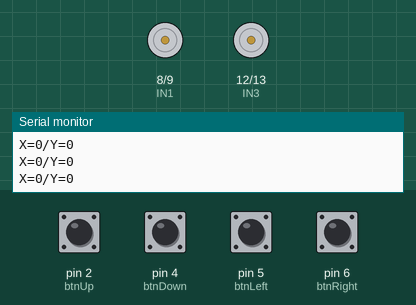
The sketch below on a simulated Arduino Uno, built with avr-gcc and run on an emulated ATmega328P. Shown: motor-driver pin pairs drawn as motors (green arrow = first pin HIGH = forward, orange = second pin HIGH = backward, longer = more drive, scaled by the enable pin), the last lines printed to the serial monitor. Inputs (shaded band) come from the test bench; at power-on: pin 2 (btnUp), pin 4 (btnDown), pin 5 (btnLeft), pin 6 (btnRight) LOW.

Above: at 1.2 s.
1.3 s: pin 2 (btnUp) pulled HIGH for 0.15 s
At 1.38 s:
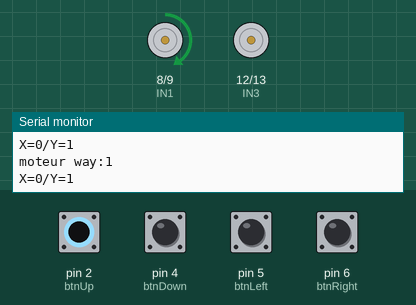
2.9 s: pin 4 (btnDown) pulled HIGH for 0.15 s
At 2.99 s:
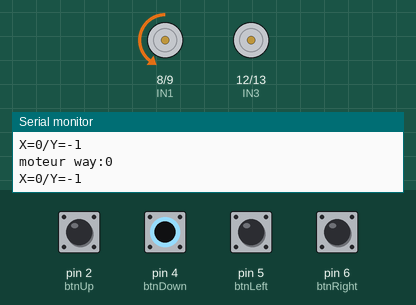
4.5 s: pin 5 (btnLeft) pulled HIGH for 0.15 s
At 4.6 s:
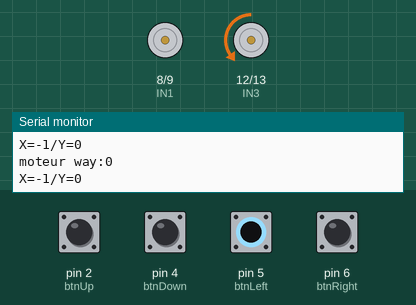
6.1 s: pin 6 (btnRight) pulled HIGH for 0.15 s
At 6.21 s:
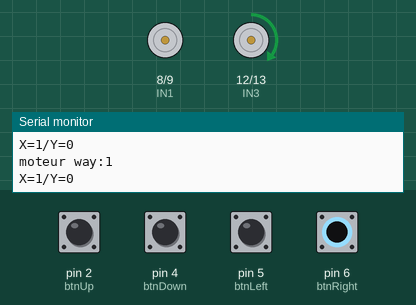
7.7 s: pin 2 (btnUp) driven HIGH and pin 5 (btnLeft) driven HIGH
At 8.1 s:
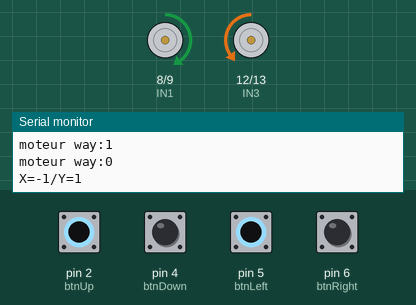
9.2 s: pin 2 (btnUp) driven LOW
At 10.1 s:
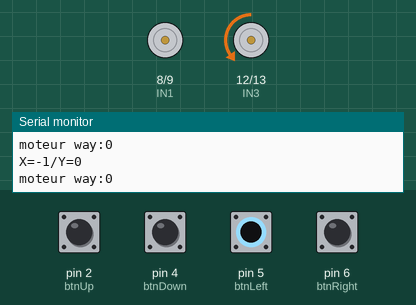
Timing chart, 0 to 11.7 s (numbered marks = the images above; inputs shaded):
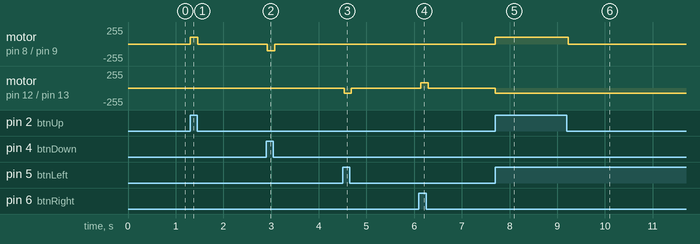

Measured:
- after the input at 1.3 s, motor on pin 8 (IN1) / pin 9 (IN2): stopped → forward 100/255 at once, → stopped 0.15 s later
- after the input at 2.9 s, motor on pin 8 (IN1) / pin 9 (IN2): stopped → backward 100/255 at once, → stopped 0.15 s later
- after the input at 4.5 s, motor on pin 12 (IN3) / pin 13 (IN4): stopped → backward 80/255 at once, → stopped 0.15 s later
- after the input at 6.1 s, motor on pin 12 (IN3) / pin 13 (IN4): stopped → forward 80/255 at once, → stopped 0.15 s later
- after the input at 7.7 s, motor on pin 8 (IN1) / pin 9 (IN2): stopped → forward 100/255 at once; motor on pin 12 (IN3) / pin 13 (IN4): stopped → backward 80/255 at once
- after the input at 9.2 s, motor on pin 8 (IN1) / pin 9 (IN2): forward 100/255 → stopped at once

The sketch:

sokoban.ino
```cpp
// Sokoban
// By AlexSolex

const int btnUp    = 2;    // the number of the pushbutton pin
const int btnDown  = 4;    // the number of the pushbutton pin
const int btnLeft  = 5;    // the number of the pushbutton pin
const int btnRight = 6;    // the number of the pushbutton pin

const int IN1 = 8; // Y axis motor in1 pin number
const int IN2 = 9; // X axis motor in2 pin number
const int ENA = 3;
const int IN3 = 12; // Y axis motor in3 pin number
const int IN4 = 13; // X axis motor in4 pin number
const int ENB = 10;

const int SPEEDA = 100; // Set the speed motor LEFT/RIGHT
const int SPEEDB = 80; // Set the speed motor UP/DOWN

int axeX = 0;
int axeY = 0;
void setup() {
  Serial.begin(9600);
  // put your setup code here, to run once:
  pinMode(IN1, OUTPUT); // Définition de IN1 en tant que sortie moteur X
  pinMode(IN2, OUTPUT); // Définition de IN2 en tant que sortie moteur Y
  pinMode(IN3, OUTPUT); // Définition de IN2 en tant que sortie moteur Y
  pinMode(IN4, OUTPUT); // Définition de IN2 en tant que sortie moteur Y
  pinMode(btnUp,   INPUT); // Définition du bouton haut
  pinMode(btnDown, INPUT); // Définition du bouton bas
  pinMode(btnLeft, INPUT); // Définition du bouton gauche
  pinMode(btnRight, INPUT); // Définition du bouton droite
}

void loop() {
  analogWrite(ENA,SPEEDA);
  analogWrite(ENB,SPEEDB);
  // Y axis
  if (digitalRead(btnUp)== HIGH) {
    runMotor(IN1,IN2,HIGH);
    axeY = 1;
  } else {
    if (digitalRead(btnDown) == HIGH) {
      runMotor(IN1,IN2,LOW);
      axeY = -1;
    }
    else {
      stopMotor(IN1,IN2);
      axeY = 0;
    }
  }
  // X axis
  if (digitalRead(btnLeft)== HIGH) {
    runMotor(IN3,IN4,LOW);
    axeX = -1;
  } else {
    if (digitalRead(btnRight) == HIGH) {
      runMotor(IN3,IN4,HIGH);
      axeX = 1;
    }
    else {
      stopMotor(IN3,IN4);
      axeX = 0;
    }
  }

  Serial.println("X="+ String(axeX) + "/Y="+ String(axeY));

  delay(50);
}

void stopMotor(int in1Motor, int in2Motor) {
  digitalWrite(in1Motor,LOW);
  digitalWrite(in2Motor,LOW);

}

void runMotor(int inMotor1, int inMotor2, int way) {
  Serial.println("moteur way:"+ String(way));
  if (way == HIGH){
    digitalWrite(inMotor1,HIGH); // Sens de rotation du moteur 1
    digitalWrite(inMotor2,LOW); // Sens de rotation du moteur 1
  }
  else {
    digitalWrite(inMotor1,LOW); // Sens de rotation du moteur 1
    digitalWrite(inMotor2,HIGH); // Sens de rotation du moteur 1
  }
}
```
